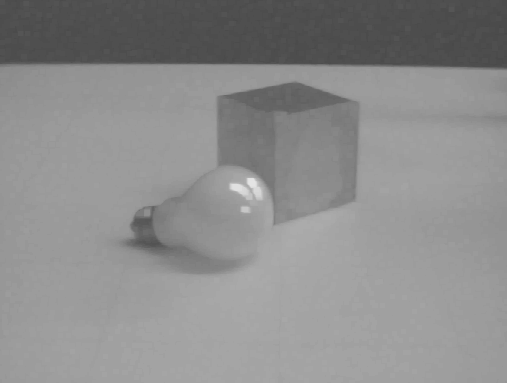
%> input picture tp_Morpho/Ampoule.gif, 507 x 383 px
$ octave TP.m   (GNU Octave 9; MATLAB toolbox functions it lacks are replaced by stand-ins)
%> lines starting %> are read from the running program, lines starting %| are printed output that depends on the picture; in (x1, y1, x2, y2) boxes, pixels count from 0 and x2, y2 are one past the last pixel; in counts of white or black regions, pixels touching at a corner belong together; the program's own positions count from 1
clear all; close all;

%%
%%%%%%%%%%%%%%%%%%%%%%Gradient Morphologique%%%%%%%%%%%%%%%%%%%%%%%%%%%%%%%

W=2; %Largeur de l'element structurant de dilatation et d'erosion
SE=strel('diamond',W); %Element structurant de dilatation et d'erosion

W_o=10; %Largeur de l'element structurant d'ouverture
SE_open=strel('square',W_o);%Element structurant d'ouverture

Im = imread('Ampoule.gif'); %Importation de l'image
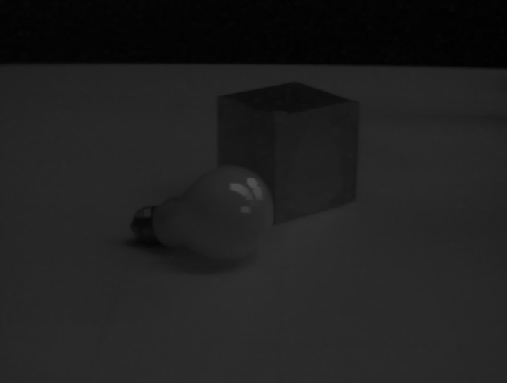
%> Im: size 383x507 uint8; min 0, max 77, mean 31.8
Im_dilate=imdilate(Im,SE); %Image dilatee
Im_erode=imerode(Im,SE); %Image erodee
Im_grad=Im_dilate-Im_erode; %Gradient morphologique de l'image
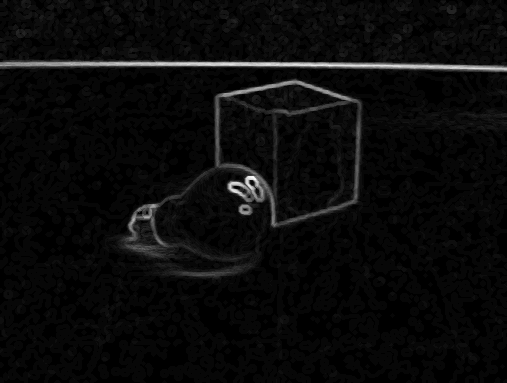
%> Im_grad: size 383x507 uint8; min 0, max 36, mean 1.5; drawn with min black and max white

Im_open=imopen(Im,SE_open); %Image originale apres ouverture
Im_dilate_open=imdilate(Im_open,SE); %Image bothat dilatee
Im_erode_open=imerode(Im_open,SE); %Image bothat erodee
Im_grad_open=Im_dilate_open-Im_erode_open; %Gradient morphologique de l'image bothat


%Affichage
figure(1)
subplot(221)
imshow(Im,[])
title 'Image originale'
subplot(222)
imshow(Im_grad,[])
title 'Gradient morphologique de l image'
subplot(223)
imshow(Im_open,[])
title 'Image originale apres ouverture'
subplot(224)
imshow(Im_grad_open,[])
title 'Gradient morphologique de l image apres ouverture'

%%
%%%%%%%%%%%%%%%%%%%%%%%%%%%%%%%%%TOP HAT%%%%%%%%%%%%%%%%%%%%%%%%%%%%%%%%%%%

W=3; %Largeur de l'element structurant
SE=strel('square',W); %Element structurant

Im = imread('angiogram.png'); %Importation de l'image
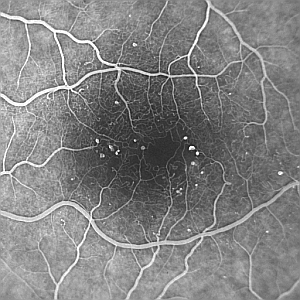
%> input picture tp_Morpho/angiogram.png, 300 x 300 px
%> Im is the input picture: size 300x300 uint8; min 11, max 255, mean 129.7
Im_tophat=imtophat(Im,SE); %Image apres operation tophat
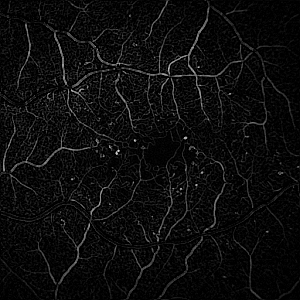
%> Im_tophat: size 300x300 uint8; min 0, max 223, mean 12.5
Im_bothat=imbothat(Im,SE); %Image apres operation bothat
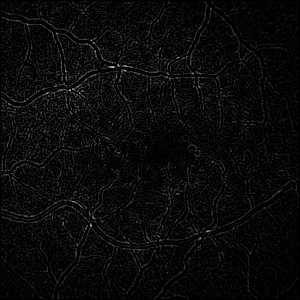
%> Im_bothat: size 300x300 uint8; min 0, max 203, mean 9.8

%Affichage
figure(2)
subplot(121)
imshow(Im)
title 'Image originale'
subplot(122)
imshow(Im_tophat)
title 'Image apres operation tophat'

%%
%%%%%%%%%%%%%%%%%%%%%%%%%Ouverture par reconstruction%%%%%%%%%%%%%%%%%%%%%%
size=[25,1];Im_grad=Im_grad-min(Im_grad(:)); %Taille de l'element structurant de l'erosion
SE_mask=strel('rectangle',size); %Element structurant

W=5; %Largeur de l'element structurant de la dilatation
SE_dil=strel('square',W); %Element structurant de la dilatation

Im = imread('Recit_b.png'); %Importation de l'image
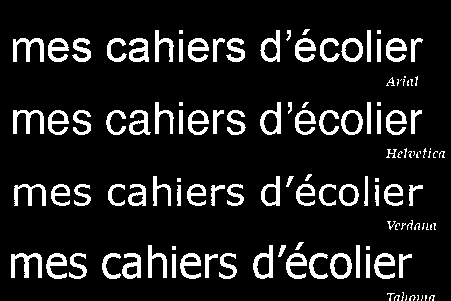
%> input picture tp_Morpho/Recit_b.png, 451 x 301 px
%> Im: size 301x451 logical; 11.6% white; 126 white regions (39 under 20 px), largest, box (x1, y1, x2, y2) and area: (11, 253, 42, 278) 371, (13, 38, 44, 62) 347, (13, 110, 44, 134) 338
Im_mask=imerode(Im,SE_mask); %Erosion de l'image
%> Im_mask: size 301x451 logical; 0.26% white; 12 white regions (2 under 20 px), largest, box (x1, y1, x2, y2) and area: (148, 257, 152, 266) 36, (269, 257, 273, 266) 36, (356, 257, 360, 266) 36

Im_mask_origine=Im_mask; %Recuperation du masque d'origine

%Reconstruction par dilatation
while(1)
    Im_mask_old=Im_mask; %Garde en memoire le masque precedent
    Im_dilate=imdilate(Im_mask,SE_dil); %Dilate le masque
    Im_mask=min(Im,Im_dilate); %compare le nouveau masque à l'image d'origine
    if (Im_mask_old==Im_mask) %Si le nouveau masque est le meme que l'ancien
        break %Fin de la reconstruction
    end
end

%Affichage
figure(3)
subplot(221)
imshow(Im)
title 'Image originale'
subplot(222)
imshow(Im_mask_origine)
title 'Masque'
subplot(223);
imshow(Im_mask)
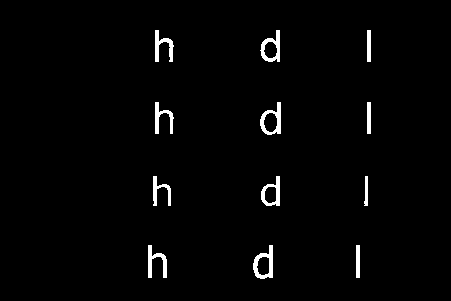
%> displayed picture: size 301x451 logical; 1.9% white; 12 white regions, largest, box (x1, y1, x2, y2) and area: (253, 245, 273, 279) 309, (260, 102, 281, 135) 292, (260, 30, 280, 62) 280
title 'reconstruction'
